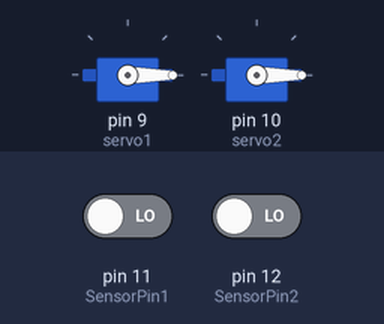
Recording of a sketch running on a simulated Arduino Uno, built with avr-gcc and run on an emulated ATmega328P. On the bench: 2 × servo. Inputs (shaded band) come from the test bench; at power-on: pin 11 (SensorPin1) LOW, pin 12 (SensorPin2) LOW.

Above: at 1.5 s.
1.6 s: pin 11 (SensorPin1) driven HIGH
At 2.05 s:
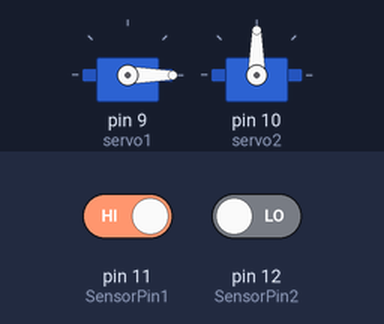
4.6 s: pin 12 (SensorPin2) driven HIGH
At 5.2 s:
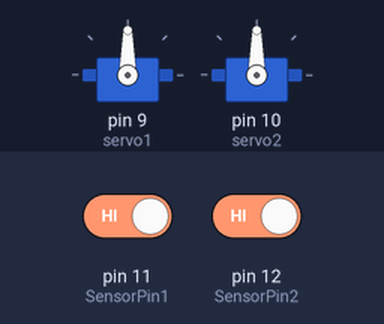
7.6 s: pin 11 (SensorPin1) driven LOW
At 8.0 s:
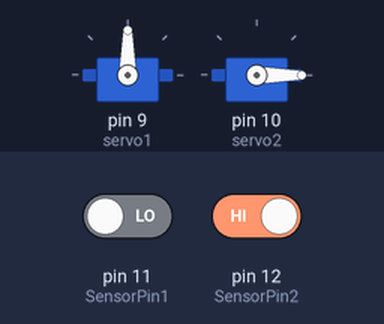
10.6 s: pin 12 (SensorPin2) driven LOW
At 10.8 s:
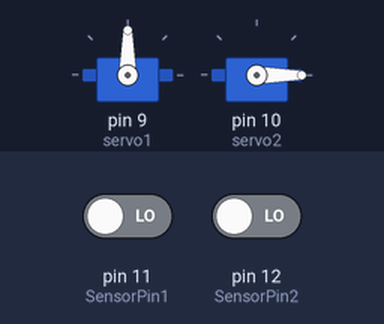
Timing chart, 0 to 13.2 s (numbered marks = the images above; inputs shaded):
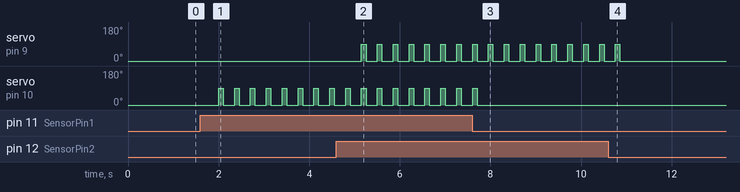

Measured:
- after the input at 1.6 s, servo on pin 10 (servo2): alternates 90° for 0.10 s and 0° for 0.25 s, starting after 0.40 s
- after the input at 4.6 s, servo on pin 9 (servo1): alternates 90° for 0.10 s and 0° for 0.25 s, starting after 0.55 s
- after the input at 7.6 s, servo on pin 10 (servo2): goes on until 7.7 s, then stays 0°
- after the input at 10.6 s, servo on pin 9 (servo1): goes on until 10.9 s, then stays 0°

The sketch:

DDR_Further_OOP.ino
```cpp
#include <Arduino.h>
#include <Servo.h>
#include "Sensor.h"

class SERVOMOVE {
  private:
    Servo servo1;
    Servo servo2;
    static const unsigned MovementDegree = 90;

  public:
    void Servo_Connections() {
      servo1.attach(9);
      servo2.attach(10);
    }

    void MoveServoFowards(int value1, int value2) {
      if (value1 == 1 && value2 == 1) {
        servo1.write(0);
        servo2.write(0);
        delay(250);
        servo1.write(MovementDegree);
        servo2.write(MovementDegree);
      }
    }

    void STOP(int value1, int value2) {
      if (value1 == 0 && value2 == 0) {
        servo1.write(0);
        servo2.write(0);
        delay(250);
      }
    }

    void TURNLEFT(int value1, int value2) {
      if (value1 == 0 && value2 == 1) {
      servo1.write(0);
      servo2.write(0);
      delay(250);
      servo1.write(MovementDegree);
      servo2.write(0);
      }
    }

    void TURNRIGHT(int value1, int value2) {
      if (value1 == 1 && value2 == 0) {
      servo1.write(0);
      servo2.write(0);
      delay(250);
      servo1.write(0);
      servo2.write(MovementDegree);
    }


      }

};

// Instantiate the classes
Interpreting_data sensor;
SERVOMOVE servos;

void setup() {
  sensor.BaseConnectionSensor();
  servos.Servo_Connections();
}

void loop() {
  sensor.Reading_Data();
  servos.MoveServoFowards(sensor.value1, sensor.value2);
  servos.STOP(sensor.value1, sensor.value2);
  servos.TURNLEFT(sensor.value1, sensor.value2);
  servos.TURNRIGHT(sensor.value1, sensor.value2);
  delay(100); // Add some delay to avoid rapid polling
}
```

Sensor.h
```cpp
const int SensorPin1 = 11;
const int SensorPin2 = 12;

class Interpreting_data {
  private:
  public:
  int value1;
  int value2;

  void BaseConnectionSensor() {
    pinMode(SensorPin1, INPUT);
    pinMode(SensorPin2, INPUT);
  }

  void Reading_Data() {
    value1 = digitalRead(SensorPin1);
    value2 = digitalRead(SensorPin2);
  }


};
```
